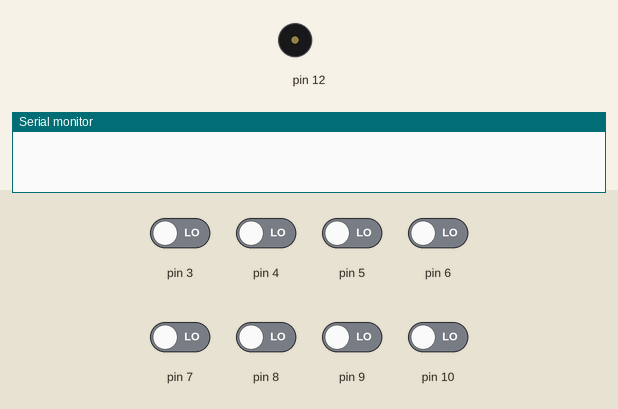
The sketch below on a simulated Arduino Uno, built with avr-gcc and run on an emulated ATmega328P. Shown: buzzer (waves = sounding), the last lines printed to the serial monitor. The test bench sets the inputs (shaded band); at power-on: pin 3–10 LOW.

Above: at 1.2 s.
1.3 s: pin 3 driven HIGH
At 2.5 s:
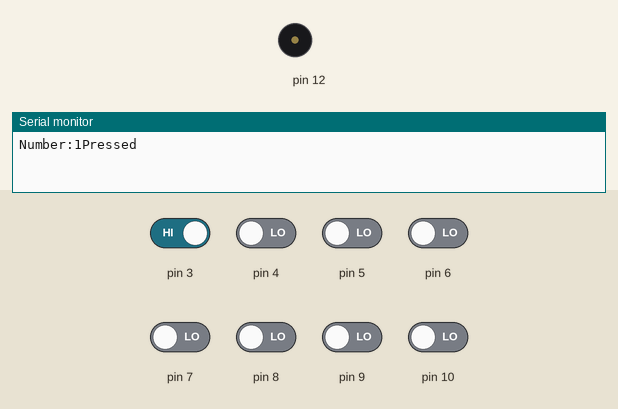
2.8 s: pin 4 driven HIGH
At 3.9 s:
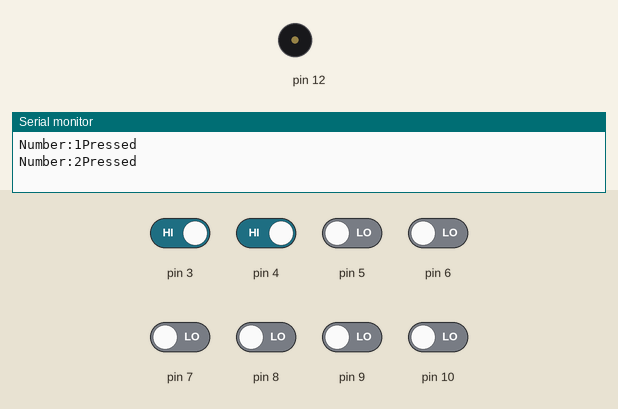
4.3 s: pin 5 driven HIGH
At 5.0 s:
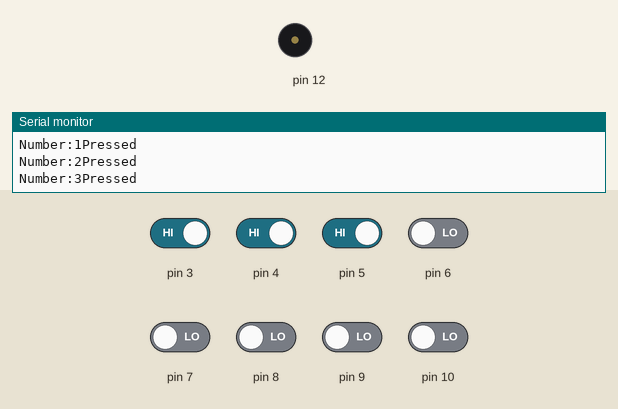
5.8 s: pin 6 driven HIGH
At 6.2 s:
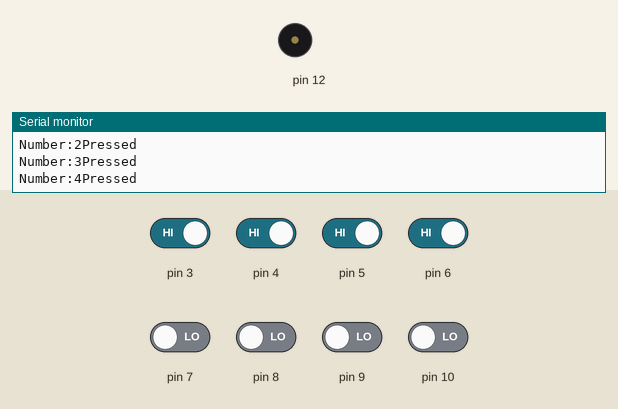
7.3 s: pin 7 driven HIGH
At 8.5 s:
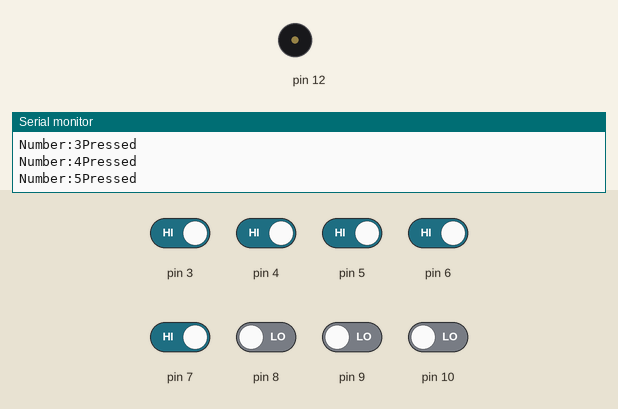
8.8 s: pin 8 driven HIGH
At 9.6 s:
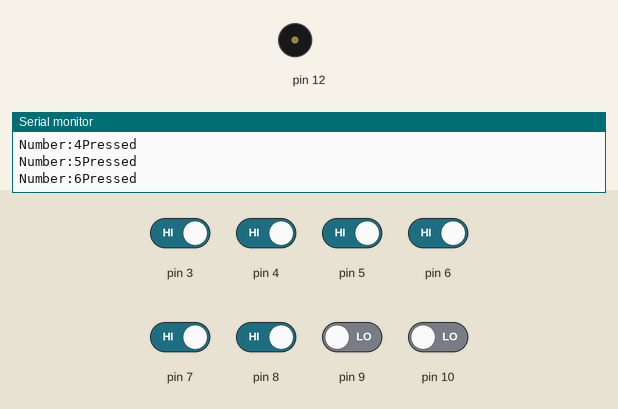
Timing chart, 0 to 11.3 s (numbered marks = the images above; inputs shaded):
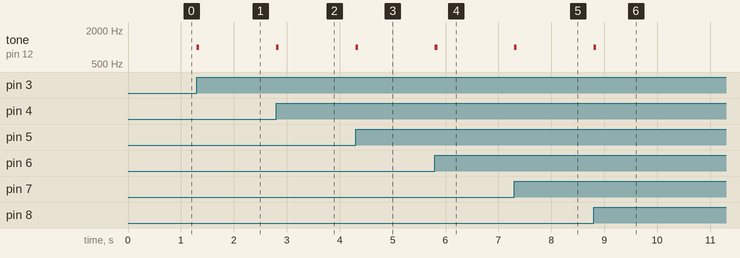

The sketch:

TOUCHSENSOR.ino
```cpp
int x,y;
int buttonOld[8]={0,0,0,0,0,0,0,0};
int buttonNew[8]={0,0,0,0,0,0,0,0};

void setup() {
Serial.begin(9600);
for(x=3;x<=10;x++)pinMode(x,INPUT);

}

void loop() {
  // put your main code here, to run repeatedly:
  for(x=3;x<=10;x++)
  {
    y=digitalRead(x);
    buttonNew[x-3]=y;
    if(buttonNew[x-3]==1&&buttonOld[x-3]==0)
    {
      Serial.print("Number:");
      Serial.print(x-2);
      Serial.println("Pressed");
      tone(12,1000);
      delay(50);
      noTone(12);
    }
    buttonOld[x-3]=y;
  }

}
```

Measured:
- after the input at 1.3 s, tone on pin 12: silent → 1000 Hz at once, → silent 0.05 s later
- after the input at 2.8 s, tone on pin 12: silent → 1000 Hz at once, → silent 0.05 s later
- after the input at 4.3 s, tone on pin 12: silent → 1000 Hz at once, → silent 0.05 s later
- after the input at 5.8 s, tone on pin 12: silent → 1000 Hz at once, → silent 0.05 s later
- after the input at 7.3 s, tone on pin 12: silent → 1000 Hz at once, → silent 0.05 s later
- after the input at 8.8 s, tone on pin 12: silent → 1000 Hz at once, → silent 0.05 s later
